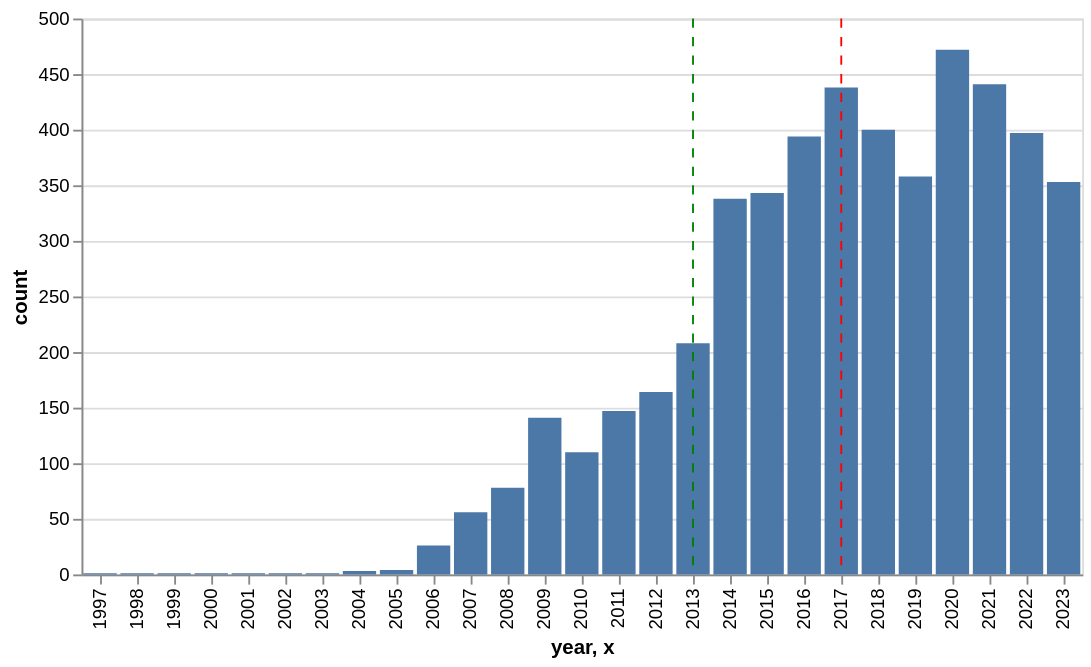

Specify this chart in Vega-Lite:
### Vega-Lite specification from a JSON file in a GitHub repository (floating-point values rounded to 4 significant figures)
{"config": {"view": {"continuousWidth": 300, "continuousHeight": 300}}, "layer": [{"data": {"name": "data-0de1f8cf72f3b1fea05212f318118ebe"}, "mark": {"type": "bar"}, "encoding": {"x": {"field": "year", "type": "ordinal"}, "y": {"field": "count", "type": "quantitative"}}}, {"data": {"name": "data-9aa8e4af63aa560e03dd60daca9f84cd"}, "mark": {"type": "rule", "color": "green", "strokeDash": [5]}, "encoding": {"x": {"field": "x", "type": "ordinal"}}}, {"data": {"name": "data-be9245a4a502b1d80fa61abd30e9a377"}, "mark": {"type": "rule", "color": "red", "strokeDash": [5]}, "encoding": {"x": {"field": "x", "type": "ordinal"}}}], "$schema": "https://vega.github.io/schema/vega-lite/v5.20.1.json", "datasets": {"data-0de1f8cf72f3b1fea05212f318118ebe": [{"year": 1997, "count": 1}, {"year": 1998, "count": 1}, {"year": 1999, "count": 1}, {"year": 2000, "count": 1}, {"year": 2001, "count": 1}, {"year": 2002, "count": 1}, {"year": 2003, "count": 1}, {"year": 2004, "count": 3}, {"year": 2005, "count": 4}, {"year": 2006, "count": 26}, {"year": 2007, "count": 56}, {"year": 2008, "count": 78}, {"year": 2009, "count": 141}, {"year": 2010, "count": 110}, {"year": 2011, "count": 147}, {"year": 2012, "count": 164}, {"year": 2013, "count": 208}, {"year": 2014, "count": 338}, {"year": 2015, "count": 343}, {"year": 2016, "count": 394}, {"year": 2017, "count": 438}, {"year": 2018, "count": 400}, {"year": 2019, "count": 358}, {"year": 2020, "count": 472}, {"year": 2021, "count": 441}, {"year": 2022, "count": 397}, {"year": 2023, "count": 353}], "data-9aa8e4af63aa560e03dd60daca9f84cd": [{"x": 2013}], "data-be9245a4a502b1d80fa61abd30e9a377": [{"x": 2017}]}}
